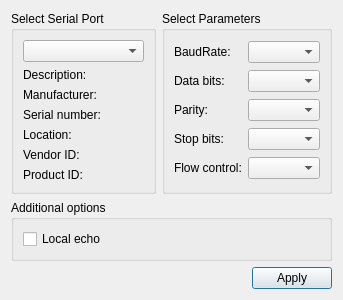
<?xml version="1.0" encoding="UTF-8"?>
<ui version="4.0">
 <class>SettingsDialog</class>
 <widget class="QDialog" name="SettingsDialog">
  <property name="geometry">
   <rect>
    <x>0</x>
    <y>0</y>
    <width>343</width>
    <height>298</height>
   </rect>
  </property>
  <property name="windowTitle">
   <string>Settings</string>
  </property>
  <layout class="QGridLayout" name="gridLayout_3">
   <item row="0" column="1">
    <widget class="QGroupBox" name="parametersBox">
     <property name="title">
      <string>Select Parameters</string>
     </property>
     <layout class="QGridLayout" name="gridLayout_2">
      <item row="0" column="0">
       <widget class="QLabel" name="baudRateLabel">
        <property name="text">
         <string>BaudRate:</string>
        </property>
       </widget>
      </item>
      <item row="0" column="1">
       <widget class="QComboBox" name="baudRateBox"/>
      </item>
      <item row="1" column="0">
       <widget class="QLabel" name="dataBitsLabel">
        <property name="text">
         <string>Data bits:</string>
        </property>
       </widget>
      </item>
      <item row="1" column="1">
       <widget class="QComboBox" name="dataBitsBox"/>
      </item>
      <item row="2" column="0">
       <widget class="QLabel" name="parityLabel">
        <property name="text">
         <string>Parity:</string>
        </property>
       </widget>
      </item>
      <item row="2" column="1">
       <widget class="QComboBox" name="parityBox"/>
      </item>
      <item row="3" column="0">
       <widget class="QLabel" name="stopBitsLabel">
        <property name="text">
         <string>Stop bits:</string>
        </property>
       </widget>
      </item>
      <item row="3" column="1">
       <widget class="QComboBox" name="stopBitsBox"/>
      </item>
      <item row="4" column="0">
       <widget class="QLabel" name="flowControlLabel">
        <property name="text">
         <string>Flow control:</string>
        </property>
       </widget>
      </item>
      <item row="4" column="1">
       <widget class="QComboBox" name="flowControlBox"/>
      </item>
     </layout>
    </widget>
   </item>
   <item row="0" column="0">
    <widget class="QGroupBox" name="selectBox">
     <property name="title">
      <string>Select Serial Port</string>
     </property>
     <layout class="QGridLayout" name="gridLayout">
      <item row="0" column="0">
       <widget class="QComboBox" name="serialPortInfoListBox"/>
      </item>
      <item row="1" column="0">
       <widget class="QLabel" name="descriptionLabel">
        <property name="text">
         <string>Description:</string>
        </property>
       </widget>
      </item>
      <item row="2" column="0">
       <widget class="QLabel" name="manufacturerLabel">
        <property name="text">
         <string>Manufacturer:</string>
        </property>
       </widget>
      </item>
      <item row="3" column="0">
       <widget class="QLabel" name="serialNumberLabel">
        <property name="text">
         <string>Serial number:</string>
        </property>
       </widget>
      </item>
      <item row="4" column="0">
       <widget class="QLabel" name="locationLabel">
        <property name="text">
         <string>Location:</string>
        </property>
       </widget>
      </item>
      <item row="5" column="0">
       <widget class="QLabel" name="vidLabel">
        <property name="text">
         <string>Vendor ID:</string>
        </property>
       </widget>
      </item>
      <item row="6" column="0">
       <widget class="QLabel" name="pidLabel">
        <property name="text">
         <string>Product ID:</string>
        </property>
       </widget>
      </item>
     </layout>
    </widget>
   </item>
   <item row="2" column="0" colspan="2">
    <layout class="QHBoxLayout" name="horizontalLayout">
     <item>
      <spacer name="horizontalSpacer">
       <property name="orientation">
        <enum>Qt::Horizontal</enum>
       </property>
       <property name="sizeHint" stdset="0">
        <size>
         <width>96</width>
         <height>20</height>
        </size>
       </property>
      </spacer>
     </item>
     <item>
      <widget class="QPushButton" name="applyButton">
       <property name="text">
        <string>Apply</string>
       </property>
      </widget>
     </item>
    </layout>
   </item>
   <item row="1" column="0" colspan="2">
    <widget class="QGroupBox" name="additionalOptionsGroupBox">
     <property name="title">
      <string>Additional options</string>
     </property>
     <layout class="QVBoxLayout" name="verticalLayout">
      <item>
       <widget class="QCheckBox" name="localEchoCheckBox">
        <property name="text">
         <string>Local echo</string>
        </property>
        <property name="checked">
         <bool>false</bool>
        </property>
       </widget>
      </item>
     </layout>
    </widget>
   </item>
  </layout>
 </widget>
 <resources/>
 <connections/>
</ui>
